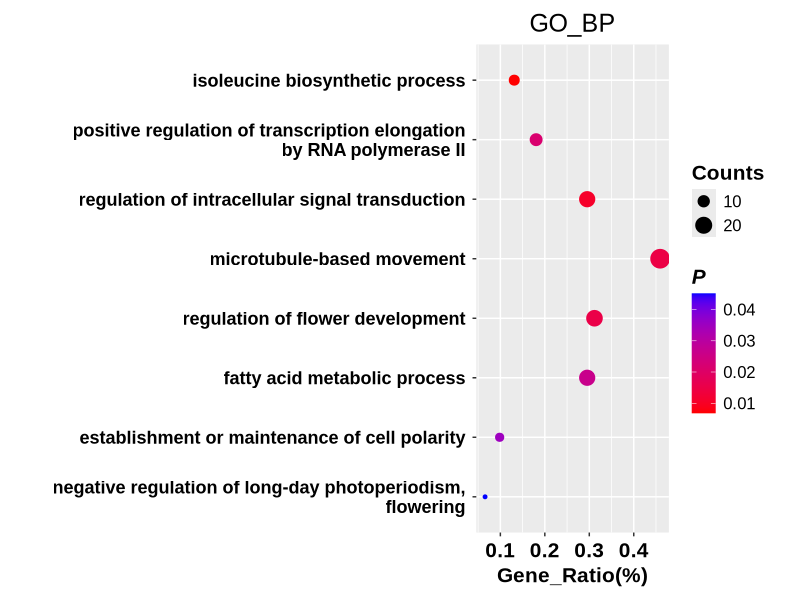

This chart was generated by the following R code:
library(dplyr)
library(ggplot2)  
library(tidyverse)


BP = read.table("figure6E.txt", head = TRUE, sep = "\t", quote = "")  

p_threshold = 0.05  


bp_output_file = "figure6E.tif"


colnames(BP)[colnames(BP) == "X."] <- "Ratio"


BP = separate(BP,Term, sep="~",into=c("ID","Description"))


BP <- BP[BP$PValue < p_threshold, ]


wrap_width <- 47  
# BP
if (nrow(BP) > 0) {
  BP$Description <- str_wrap(BP$Description, width = wrap_width)
  BP$order <- factor(BP$Description, levels = rev(BP$Description), ordered = TRUE)
}


if (nrow(BP) > 0) {
  bp_plot <- ggplot(BP,
                    aes(x = Ratio, y = order, color = PValue)) +
    geom_point(aes(size = Count)) +
    labs(size="Counts",x="Gene_Ratio(%)",y="",title="GO_BP",color = expression(bolditalic(P))) +  
    scale_color_gradient(low="red",high ="blue") +   
    theme(plot.title = element_text(family = "Arial", size = 18,
                                    color = "black",
                                    hjust = 0.5),   
          legend.title = element_text(family = "Arial", size = 15,
                                      color = "black",
                                      face = "bold"),  
          legend.text = element_text(family = "Arial", size = 12, colour = "black"),  
          axis.title.x = element_text(family = "Arial", size = 15,
                                      color = "black",
                                      face = "bold",
                                      margin = margin(t = 5)  
          ),
          axis.text.x = element_text(family = "Arial", size = 15,   
                                     color = "black",
                                     face = "bold",  
                                     margin = margin(t = 5)   
          ),  
          axis.title.y = element_text(family = "Arial", size = 15,
                                      color = "black",
                                      face = "bold",
                                      margin = margin(r = 5)  
          ),
          axis.text.y = element_text(family = "Arial", size = 13,
                                     color = "black",
                                     face = "bold",
                                     margin = margin(r = 5)  
          ),
          plot.margin = margin(t = 10, r = 20, b = 10, l = 20) 
    ) +
    guides(
      size = guide_legend(order = 1),
      color = guide_colorbar(order = 2)
    )   
}


if (nrow(BP) > 0) {ggsave(bp_output_file, plot = bp_plot, width = 8.1, height = 5, dpi = 300)}